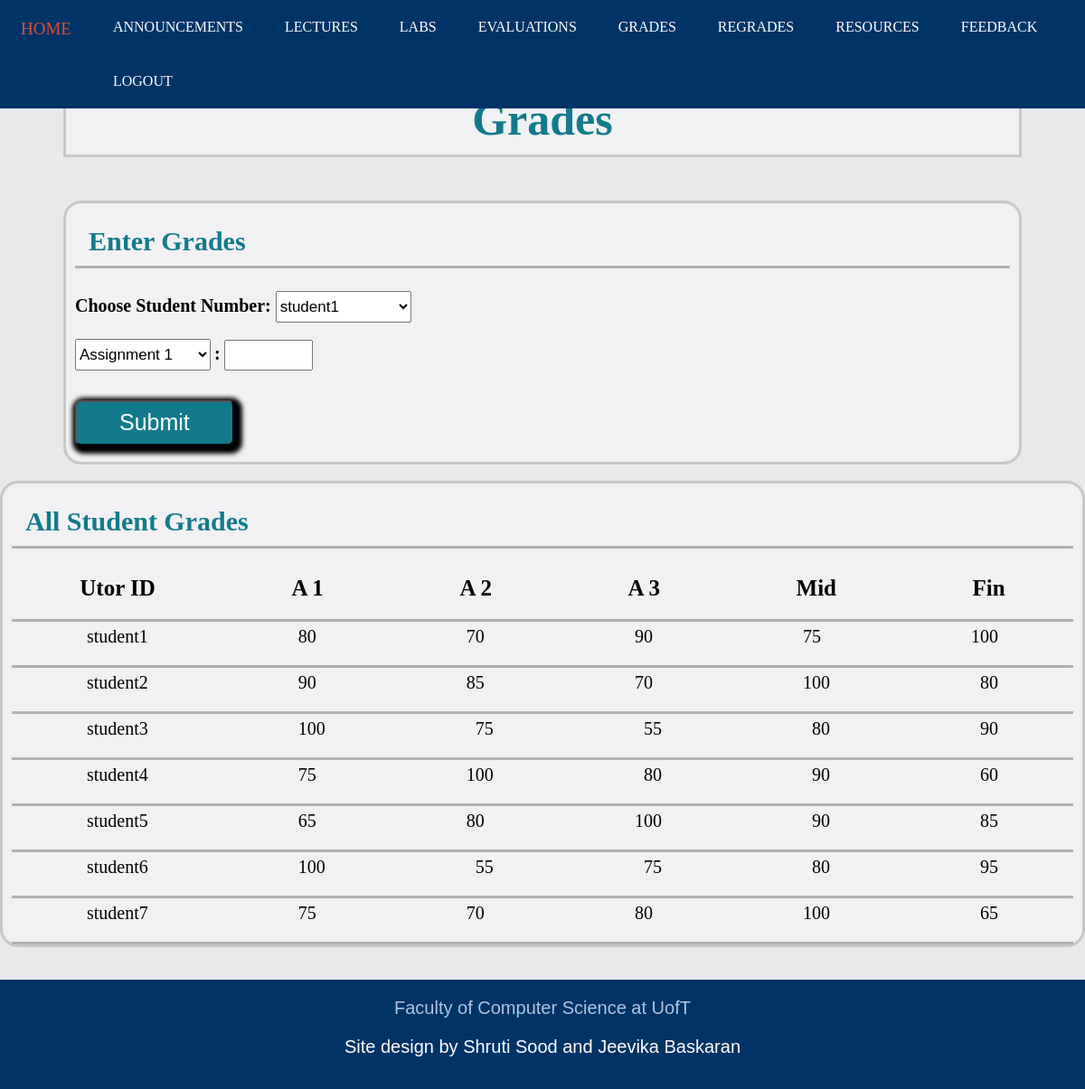
The app's page /grades_i.html (signed in), older data.
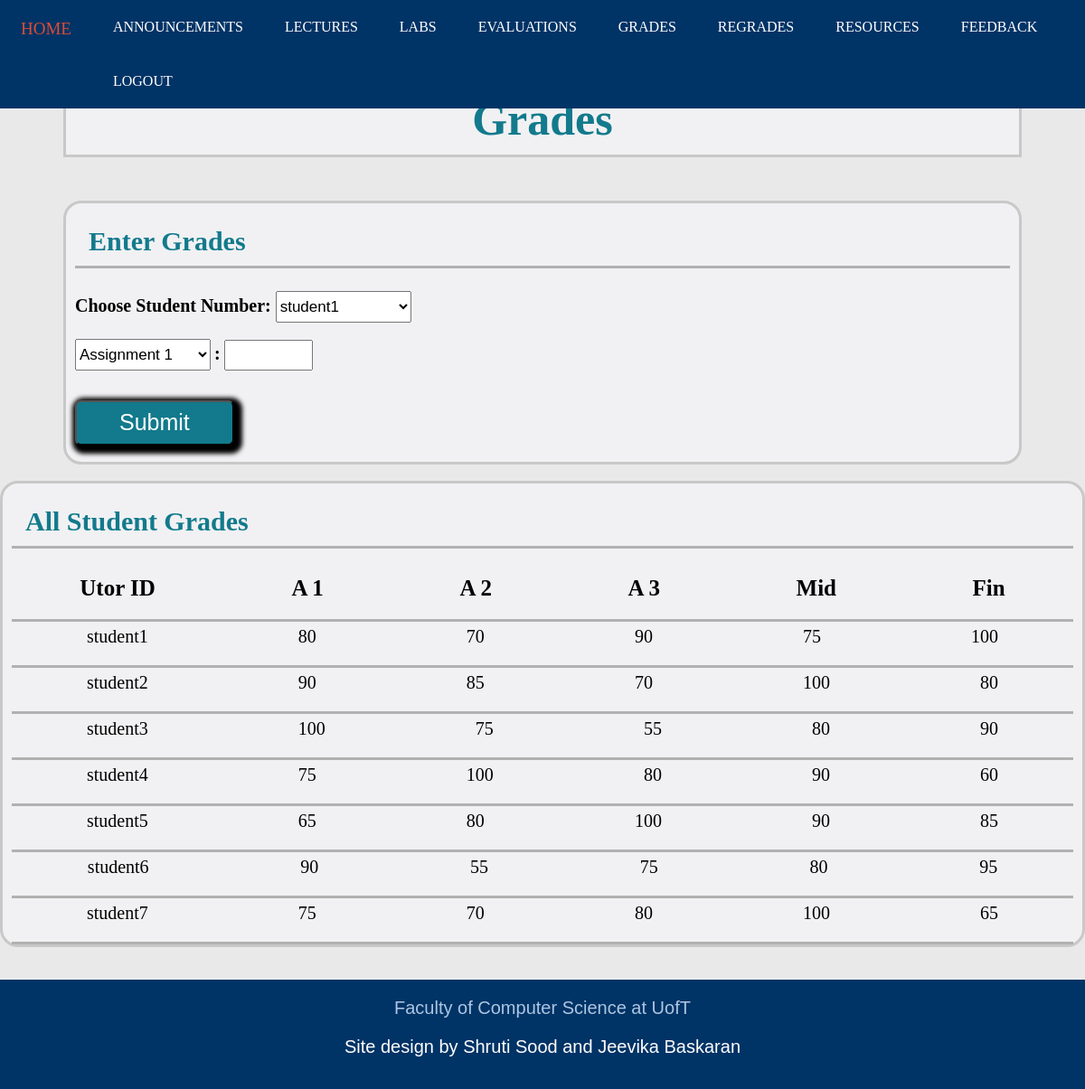
The same page, newer data.
### tables this page shows
CREATE TABLE "Grades" (
	"UtorID"	TEXT,
	"A1"	INTEGER,
	"A2"	INTEGER,
	"A3"	INTEGER,
	"Midterm"	INTEGER,
	"Final"	INTEGER,
	PRIMARY KEY("UtorID")
);

### app.py (the view)
@app.route('/grades_i.html')
def grades_i():
    if session.get('current_login') == None:
        return render_template('login.html')
    else:
        if session.get('user_type') == 'instructor':
            sql = """ SELECT UtorID FROM accounts WHERE type = 'student' """
            students = db.engine.execute(text(sql))
            sql = """ SELECT * FROM Grades """
            class1 = db.engine.execute(text(sql))
            return render_template('/grades_i.html', class1 = class1, students = students)
        else:
            return render_template('login.html')

### templates/grades_i.html (shortened to what this page needs)
<!DOCTYPE html>
<html>
<head>
	<link rel="stylesheet" type="text/css" href="static/StyleSheets/gradei.css">
	<link rel="stylesheet" type="text/css" href="static/StyleSheets/headerfooter.css">
</head>
<body>
	<div class = "navbar">
		<a href="index_i.html">HOME</a>
		<a href="announcements_i.html">ANNOUNCEMENTS</a>
		<a href="lectures_i.html">LECTURES</a>
		<a href="labs_i.html">LABS</a>
		<a href="evaluations_i.html">EVALUATIONS</a>
		<a href="grades_i.html">GRADES</a>
		<a href="regrades_i.html">REGRADES</a>
		<a href="resources_i.html">RESOURCES</a>
		<a href="feedback_i.html">FEEDBACK</a>
		<a href="logout">LOGOUT</a>
	</div>
	<div class = "title">
		<section class="title_sec">
			<h1>Grades</h1>
		</section>
	</div>
	<br>
	<div class = "entermark">
		<section class="enter_mark">
			<h1> Enter Grades </h1>
			<div class = "formsection">
				<form action = "EnterGrades" method="POST" onsubmit = "return grades_val1()">
					<label for = "StudentNumber"><strong>Choose Student Number: </strong></label>
					<select id = "stds" name = "stds" class = "assgn">
			            {% for student in students%}
			            	<option value = "{{ student['UtorID'] }}">{{ student['UtorID'] }}</option>
			            {% endfor %}
			        </select>
					<br> </br>
					<select id = "assgn" name = "assgn" class = "assgn">
			            <option value = "A1">Assignment 1</option>
			        </select>
			        <label><strong>:</strong></label>
					<input class = "assgn1" type = "number" id="grade" name = "grade" min = "0" max = "100" required>
					<br> </br>
					<input type = "submit" value = "Submit" class="Submit">
				</form>
			</div>
			<br>
		</section>
	</div>
	<br>
	<div class = "allmark">
		<section class="all_mark">
			<h1> All Student Grades </h1>
			<div class = "Heading">
				<h2 class = "item1">Utor ID</h2>
				<h2 class = "item2">A 1</h2>
				<h2 class = "item3">A 2</h2>
				<h2 class = "item4">A 3</h2>
				<h2 class = "item5">Mid</h2>
				<h2 class = "item6">Fin</h2>
			</div>
			{% for student in class1 : %}
			<div class = "stdgrades">
				<p class = "item1">{{ student['UtorID'] }}</p>
				<p class = "item2">{{ student['A1'] }}</p>
				<p class = "item3">{{ student['A2'] }}</p>
				<p class = "item4">{{ student['A3'] }}</p>
				<p class = "item5">{{ student['Midterm'] }}</p>
				<p class = "item6">{{ student['Final'] }}</p>
			</div>
			{% endfor %}
		</section>
	</div>
	<br><br>
	<div class = "footer">
		<a href="https://web.cs.toronto.edu/" target="_blank">Faculty of Computer Science at UofT</a>
		<p>Site design by Shruti Sood and Jeevika Baskaran</p>
	</div>
</body>
</html>

### static/StyleSheets/gradei.css (style rules this page uses)
.title { margin-top: 90px; background-color: #F1F1F3; margin-left: 70px; margin-right: 70px; }
.title_sec { padding-left: 10px; padding-right: 10px; border: solid; border-color: #C8C8C8; display: block; }
.title_sec h1 { color: #127a8c; font-size: 50px; text-align: center; margin:10px; }
.entermark { margin-top: 30px; margin-left: 70px; margin-right: 70px; }
.assgn1 { height : 28px; width : 90px; font-size: 17px; }
.enter_mark { padding-left: 10px; padding-right: 10px; border: solid; border-color: #C8C8C8; display: block; border-radius: 20px; background-color: #F1F1F3; }
.all_mark { padding-left: 10px; padding-right: 10px; border: solid; border-color: #C8C8C8; display: block; border-radius: 20px; background-color: #F1F1F3; }
.enter_mark label { font-size: 20px; }
.enter_mark h1 { color: #127a8c; padding-bottom: 10px; padding-left: 15px; font-size: 30px; border-bottom: solid; border-bottom-color: #B1B1B1; }
.all_mark h1 { color: #127a8c; padding-bottom: 10px; padding-left: 15px; font-size: 30px; border-bottom: solid; border-bottom-color: #B1B1B1; }
.Submit { align-self: center; margin-top: 15px; font-size: 30px; border-radius: 0.4rem; box-shadow: 3px 3px 5px 6px #000000; }
.entermark input[type=submit] { width:17%; height:50px; font-size:25px; background-color: #127a8c; color: white; align-items: center; }
.assgn { height : 35px; width : 150px; font-size: 17px; }
.Heading { display: grid; overflow: hidden; width: 100%; border-bottom: solid; border-bottom-color: #B1B1B1; }
.stdgrades { display:grid; overflow: hidden; width: 100%; border-bottom: solid; border-bottom-color: #B1B1B1; }
.item1 { grid-column-start: 1; grid-column-end: 2; text-align: center; }
.item2 { grid-column-start: 2; grid-column-end: 3; text-align: center; }
.item3 { grid-column-start: 3; grid-column-end: 4; text-align: center; }
.item4 { grid-column-start: 4; grid-column-end: 5; }
.item5 { grid-column-start: 5; grid-column-end: 6; text-align: center; }
.item6 { grid-column-start: 6; grid-column-end: 7; text-align: center; }
.stdgrades p { font-size: 20px; float: left; text-align: center; padding: 5px; padding-bottom: 0px; margin-top:0px; text-decoration: none; }
.Heading h2 { float: left; text-align: center; padding: 5px; padding-bottom: 0px; margin-top:0px; text-decoration: none; font-size: 25px; }

### static/StyleSheets/headerfooter.css (style rules this page uses)
body { margin:0px; border:0px; padding:0px; background-color: #E9E9E9; }
.navbar { background-color: #003366; position: fixed; top: 0; overflow: hidden; width: 100%; }
.navbar a { float: left; color: white; text-align: center; padding: 21px 23px; text-decoration: none; font-size: 16px; }
.footer { background-color: #003366; overflow: hidden; min-height: 12vh; padding-top: 20px; padding-bottom: 5px; font-family:'Poppins', sans-serif; text-align: center; }
.footer a { color: #ACC6E2; padding-top: : 20px; text-decoration: none; font-size: 20px; }
.footer p { color: white; font-size: 20px; }

Row changes from the older to the newer data that the page shows:
changed Grades "student6": A1 "100" → "90"
